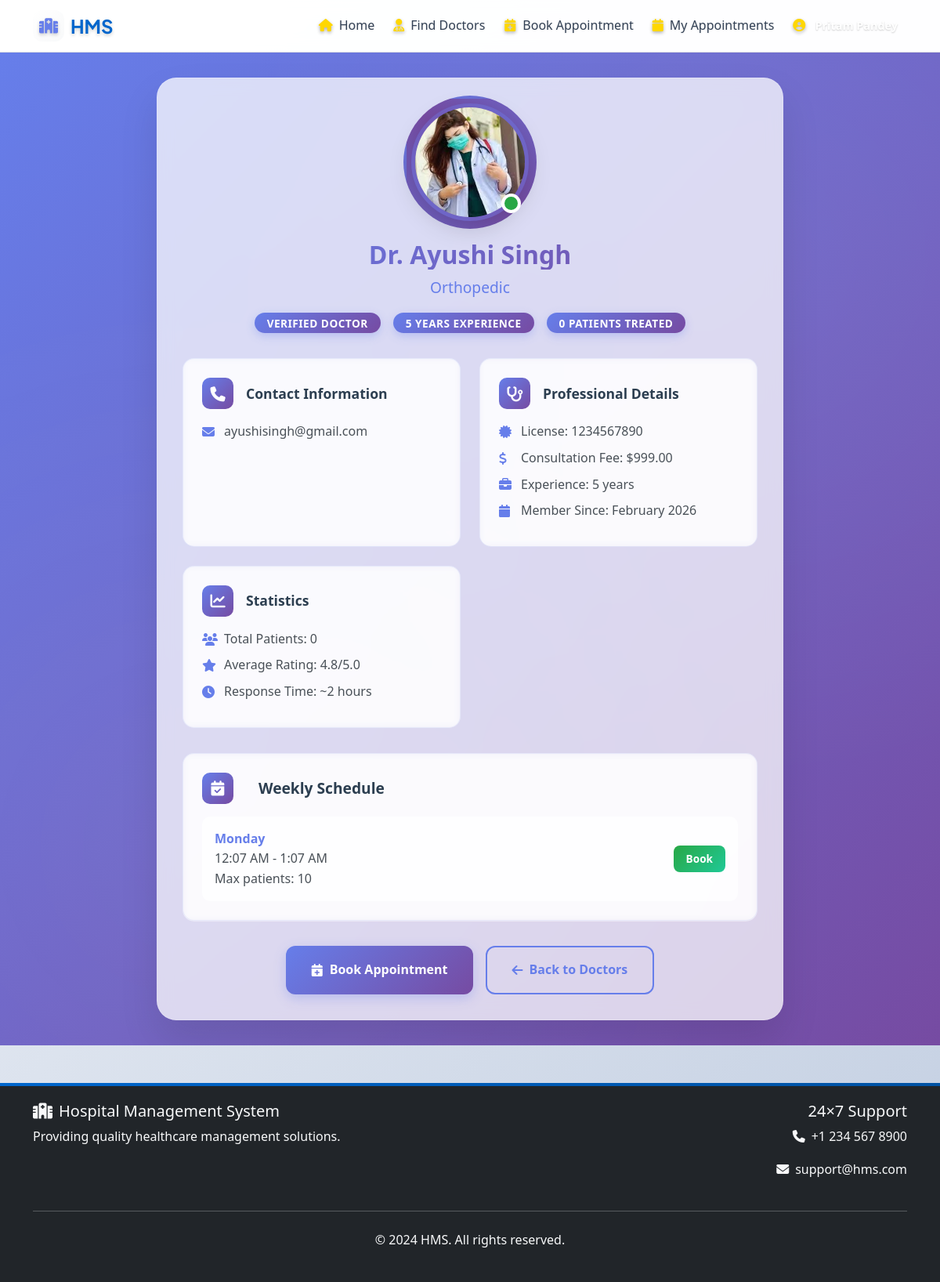
Screenshot of /accounts/doctor/5/ (signed in) with the database file from the repository.
### accounts/models.py (models this page shows, shortened)
class User(AbstractUser):
    ROLE_CHOICES = [
        ('ADMIN', 'Admin'),
        ('DOCTOR', 'Doctor'),
        ('PATIENT', 'Patient'),
    ]
    role = models.CharField(max_length=10, choices=ROLE_CHOICES, default='PATIENT')
    phone = PhoneNumberField(blank=True, null=True)
    profile_picture = models.ImageField(upload_to='profile_pics/', blank=True, null=True)
    date_of_birth = models.DateField(blank=True, null=True)
    address = models.TextField(blank=True)
    created_at = models.DateTimeField(auto_now_add=True)
    updated_at = models.DateTimeField(auto_now=True)
    class Meta:
        db_table = 'auth_user'
        verbose_name = 'User'
        verbose_name_plural = 'Users'
    def get_profile_picture_url(self):
        if self.profile_picture:
            return self.profile_picture.url
        return '/static/img/default-avatar.png'

class DoctorProfile(models.Model):
    SPECIALIZATION_CHOICES = [
        ('CARD', 'Cardiologist'),
        ('NEUR', 'Neurologist'),
        ('ORTH', 'Orthopedic'),
        ('PED', 'Pediatrician'),
        ('DERM', 'Dermatologist'),
        ('GEN', 'General Physician'),
        ('GYN', 'Gynecologist'),
        ('OPH', 'Ophthalmologist'),
        ('ENT', 'ENT Specialist'),
        ('PSY', 'Psychiatrist'),
    ]
    user = models.OneToOneField(User, on_delete=models.CASCADE, related_name='doctor_profile')
    specialization = models.CharField(max_length=20, choices=SPECIALIZATION_CHOICES)
    license_number = models.CharField(max_length=50, unique=True)
    experience_years = models.PositiveIntegerField(default=0)
    qualification = models.CharField(max_length=200)
    consultation_fee = models.DecimalField(max_digits=10, decimal_places=2, default=0)
    available_days = models.CharField(max_length=100, help_text="Comma separated days: Mon,Tue,Wed,Thu,Fri,Sat,Sun")
    available_time_start = models.TimeField(default='09:00')
    available_time_end = models.TimeField(default='17:00')
    profile_picture = models.ImageField(upload_to='profile_pics/', blank=True, null=True)

### appointments/models.py (models this page shows, shortened)
class Schedule(models.Model):
    doctor = models.ForeignKey(User, on_delete=models.CASCADE, related_name='schedules')
    day_of_week = models.IntegerField(choices=[
        (0, 'Monday'), (1, 'Tuesday'), (2, 'Wednesday'),
        (3, 'Thursday'), (4, 'Friday'), (5, 'Saturday'), (6, 'Sunday')
    ])
    start_time = models.TimeField()
    end_time = models.TimeField()
    max_patients_per_day = models.PositiveIntegerField(default=10)
    is_active = models.BooleanField(default=True)
    class Meta:
        unique_together = ['doctor', 'day_of_week']
        ordering = ['day_of_week', 'start_time']
        verbose_name = 'Schedule'
        verbose_name_plural = 'Schedules'

### accounts/doctor_views.py (the view)
# urls.py: path('doctor/<int:doctor_id>/', doctor_views.doctor_profile_view, name='doctor_profile'),
@login_required
def doctor_profile_view(request, doctor_id):
    if request.user.role != 'PATIENT':
        messages.error(request, 'This feature is only available for patients.')
        return redirect('dashboard:home')
    doctor = get_object_or_404(User, id=doctor_id, role='DOCTOR')
    try:
        doctor_profile = doctor.doctor_profile
    except DoctorProfile.DoesNotExist:
        doctor_profile = None
    schedules = Schedule.objects.filter(
        doctor=doctor,
        is_active=True
    ).order_by('day_of_week', 'start_time')
    completed_appointments = Appointment.objects.filter(
        doctor=doctor,
        status='COMPLETED'
    ).count()
    feedback_list = PatientFeedback.objects.filter(doctor=doctor).order_by('-created_at')
    feedback_count = feedback_list.count()
    avg_rating = feedback_list.aggregate(Avg('rating'))['rating__avg'] or 0
    profile_image_url = doctor.get_profile_picture_url()
    context = {
        'doctor': doctor,
        'doctor_profile': doctor_profile,
        'schedules': schedules,
        'completed_appointments': completed_appointments,
        'profile_image': profile_image_url,
        'feedback_list': feedback_list,
        'feedback_count': feedback_count,
        'average_rating': round(avg_rating, 1),
    }
    return render(request, 'accounts/doctor_profile_view.html', context)

### templates/accounts/doctor_profile_view.html (shortened to what this page needs)
{% extends 'base.html' %}
{% load static %}
{% block content %}
<div class="doctor-profile-container">
    <div class="doctor-profile-content">
        <div class="container">
            <div class="doctor-profile-card">
                <div class="doctor-header-section">
                    <div class="doctor-avatar-wrapper">
                        {% if profile_image and profile_image != '/static/img/default-avatar.png' %}
                            <img src="{{ profile_image }}" alt="Dr. {{ doctor.get_full_name|default:doctor.username }}" class="doctor-avatar"
                                 onerror="this.style.display='none'; this.nextElementSibling.style.display='flex'; console.log('Doctor profile image failed to load:', '{{ profile_image }}');">
                        {% else %}
                            <div class="doctor-avatar-placeholder">
                                <i class="fas fa-user-md"></i>
                            </div>
                        {% endif %}
                        <div class="status-indicator"></div>
                    </div>
                    <h1 class="doctor-name">Dr. {{ doctor.get_full_name|default:doctor.username }}</h1>
                    <div class="doctor-specialization">
                        {% if doctor_profile %}
                            {{ doctor_profile.get_specialization_display|default:'General Practice' }}
                        {% else %}
                            General Practice
                        {% endif %}
                    </div>
                    <div class="doctor-badges">
                        <span class="badge">Verified Doctor</span>
                        {% if doctor_profile and doctor_profile.experience_years %}
                            <span class="badge">{{ doctor_profile.experience_years }} Years Experience</span>
                        {% endif %}
                        <span class="badge">{{ completed_appointments }} Patients Treated</span>
                    </div>
                </div>
                <div class="doctor-details-grid">
                    <div class="detail-card">
                        <div class="detail-card-header">
                            <div class="detail-icon">
                                <i class="fas fa-phone"></i>
                            </div>
                            <h3 class="detail-title">Contact Information</h3>
                        </div>
                        <div class="detail-content">
                            <div class="detail-item">
                                <i class="fas fa-envelope"></i>
                                <span>{{ doctor.email }}</span>
                            </div>
                        </div>
                    </div>
                    <div class="detail-card">
                        <div class="detail-card-header">
                            <div class="detail-icon">
                                <i class="fas fa-stethoscope"></i>
                            </div>
                            <h3 class="detail-title">Professional Details</h3>
                        </div>
                        <div class="detail-content">
                            {% if doctor_profile %}
                                {% if doctor_profile.license_number %}
                                    <div class="detail-item">
                                        <i class="fas fa-certificate"></i>
                                        <span>License: {{ doctor_profile.license_number }}</span>
                                    </div>
                                {% endif %}
                                {% if doctor_profile.consultation_fee %}
                                    <div class="detail-item">
                                        <i class="fas fa-dollar-sign"></i>
                                        <span>Consultation Fee: ${{ doctor_profile.consultation_fee }}</span>
                                    </div>
                                {% endif %}
                                {% if doctor_profile.experience_years %}
                                    <div class="detail-item">
                                        <i class="fas fa-briefcase"></i>
                                        <span>Experience: {{ doctor_profile.experience_years }} years</span>
                                    </div>
                                {% endif %}
                            {% endif %}
                            <div class="detail-item">
                                <i class="fas fa-calendar"></i>
                                <span>Member Since: {{ doctor.date_joined|date:"F Y" }}</span>
                            </div>
                        </div>
                    </div>
                    <div class="detail-card">
                        <div class="detail-card-header">
                            <div class="detail-icon">
                                <i class="fas fa-chart-line"></i>
                            </div>
                            <h3 class="detail-title">Statistics</h3>
                        </div>
                        <div class="detail-content">
                            <div class="detail-item">
                                <i class="fas fa-users"></i>
                                <span>Total Patients: {{ completed_appointments }}</span>
                            </div>
                            <div class="detail-item">
                                <i class="fas fa-star"></i>
                                <span>Average Rating: 4.8/5.0</span>
                            </div>
                            <div class="detail-item">
                                <i class="fas fa-clock"></i>
                                <span>Response Time: ~2 hours</span>
                            </div>
                        </div>
                    </div>
                </div>
                <div class="availability-section">
                    <div class="availability-header">
                        <div class="detail-icon">
                            <i class="fas fa-calendar-check"></i>
                        </div>
                        <h3 class="availability-title">Weekly Schedule</h3>
                    </div>
                    {% if schedules %}
                        <div class="schedule-list">
                            {% for schedule in schedules %}
                                <div class="schedule-item">
                                    <div>
                                        <div class="schedule-date">{{ schedule.get_day_of_week_display }}</div>
                                        <div class="schedule-time">{{ schedule.start_time|date:"g:i A" }} - {{ schedule.end_time|date:"g:i A" }}</div>
                                        <div class="schedule-time">Max patients: {{ schedule.max_patients_per_day }}</div>
                                    </div>
                                    <a href="{% url 'appointments:book_appointment' %}?doctor={{ doctor.id }}" class="schedule-action">
                                        Book
                                    </a>
                                </div>
                            {% endfor %}
                        </div>
                    {% else %}
                        <div class="no-availability">
                            <i class="fas fa-calendar-times"></i>
                            <h4>No Schedule Available</h4>
                            <p>This doctor doesn't have any schedule information available at the moment.</p>
                        </div>
                    {% endif %}
                </div>
                <div class="action-buttons">
                    <a href="{% url 'appointments:book_appointment' %}?doctor={{ doctor.id }}" class="btn-primary-action">
                        <i class="fas fa-calendar-plus"></i>
                        Book Appointment
                    </a>
                    <a href="{% url 'accounts:doctor_list' %}" class="btn-secondary-action">
                        <i class="fas fa-arrow-left"></i>
                        Back to Doctors
                    </a>
                </div>
            </div>
        </div>
    </div>
</div>
{% endblock %}

### templates/base.html (shortened to what this page needs)
<!DOCTYPE html>
<html lang="en">
<head>
    {% load static %}
    <link href="https://cdn.jsdelivr.net/npm/bootstrap@5.3.0/dist/css/bootstrap.min.css" rel="stylesheet">
    <link rel="stylesheet" href="https://cdnjs.cloudflare.com/ajax/libs/font-awesome/6.4.0/css/all.min.css">
    <link rel="stylesheet" href="{% static 'css/enhanced-theme-v2.css' %}">
    <link rel="stylesheet" href="{% static 'css/style.css' %}">
</head>
<body>
    <nav class="navbar navbar-expand-lg" id="mainNav">
        <div class="container">
            <a class="navbar-brand" href="{% url 'dashboard:home' %}">
                <div class="brand-icon">
                    <i class="fas fa-hospital"></i>
                </div>
                <span class="brand-text">HMS</span>
            </a>
            <div class="collapse navbar-collapse" id="navbarNav">
                <ul class="navbar-nav">
                    {% if user.is_authenticated %}
                        <li class="nav-item">
                            <a class="nav-link" href="{% url 'dashboard:home' %}">
                                <i class="fas fa-home me-2"></i>Home
                            </a>
                        </li>
                        {% if user.role == 'DOCTOR' %}
                            <li class="nav-item">
                                <a class="nav-link" href="{% url 'appointments:doctor_dashboard' %}">
                                    <i class="fas fa-calendar-check me-2"></i>My Appointments
                                </a>
                            </li>
                        {% elif user.role == 'PATIENT' %}
                            <li class="nav-item">
                                <a class="nav-link" href="{% url 'accounts:doctor_list' %}">
                                    <i class="fas fa-user-md me-2"></i>Find Doctors
                                </a>
                            </li>
                            <li class="nav-item">
                                <a class="nav-link" href="{% url 'appointments:book_appointment' %}">
                                    <i class="fas fa-calendar-plus me-2"></i>Book Appointment
                                </a>
                            </li>
                            <li class="nav-item">
                                <a class="nav-link" href="{% url 'appointments:my_appointments' %}">
                                    <i class="fas fa-calendar me-2"></i>My Appointments
                                </a>
                            </li>
                        {% endif %}
                        <li class="nav-item">
                            <a class="nav-link" href="{% url 'accounts:profile' %}">
                                <i class="fas fa-user-circle me-2"></i>
                                <span class="user-name">{{ user.get_full_name|default:user.username }}</span>
                            </a>
                        </li>
                    {% endif %}
                </ul>
            </div>
        </div>
    </nav>
    <main>
        {% block content %}{% endblock %}
    </main>
    <footer class="bg-dark text-light py-4 mt-5">
        <div class="container">
            <div class="row">
                <div class="col-md-6">
                    <h5><i class="fas fa-hospital me-2"></i>Hospital Management System</h5>
                    <p>Providing quality healthcare management solutions.</p>
                </div>
                <div class="col-md-6 text-md-end">
                    <h5>24×7 Support</h5>
                    <p><i class="fas fa-phone me-2"></i>+1 234 567 8900</p>
                    <p><i class="fas fa-envelope me-2"></i>support@hms.com</p>
                </div>
            </div>
            <hr class="my-4">
            <div class="text-center">
                <p>&copy; 2024 HMS. All rights reserved.</p>
            </div>
        </div>
    </footer>
</body>
</html>

### rows the page displays
DoctorProfile: specialization "Orthopedic", experience_years "5", license_number "1234567890", consultation_fee "999.00"
Schedule: day_of_week "Monday", start_time "12:07 AM", end_time "1:07 AM", max_patients_per_day "10"

### other values shown
{{ user.get_full_name|default:user.username }} "Pritam Pandey"
{{ doctor.get_full_name|default:doctor.username }} "Ayushi Singh"
{{ completed_appointments }} "0"
{{ doctor.email }} "ayushisingh@gmail.com"
{{ doctor.date_joined|date:"F Y" }} "February 2026"
